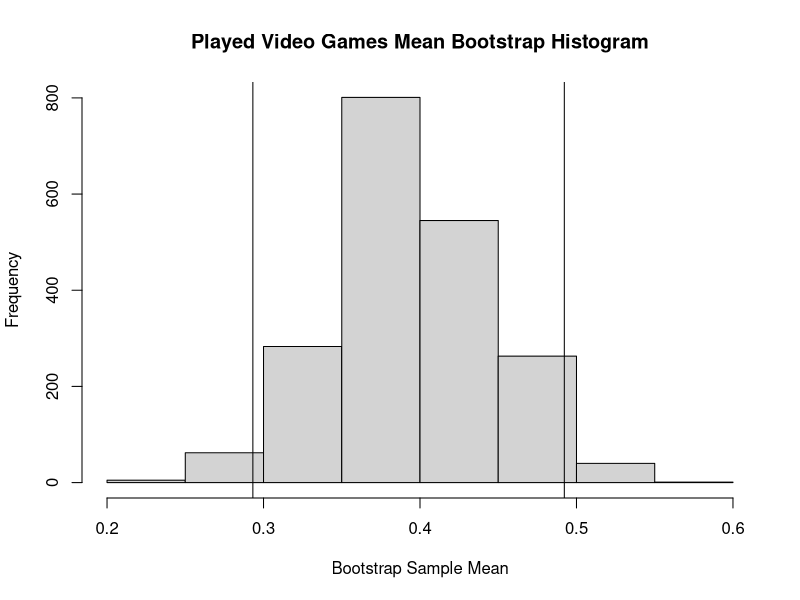
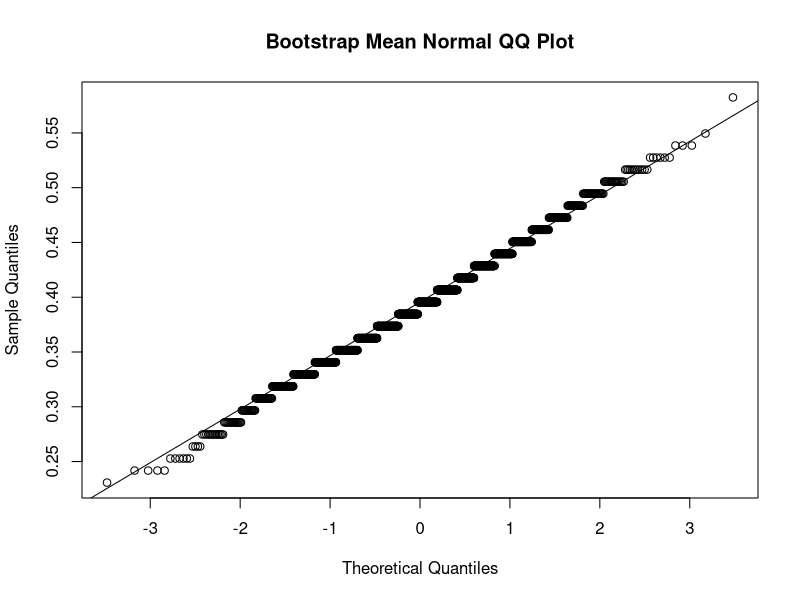
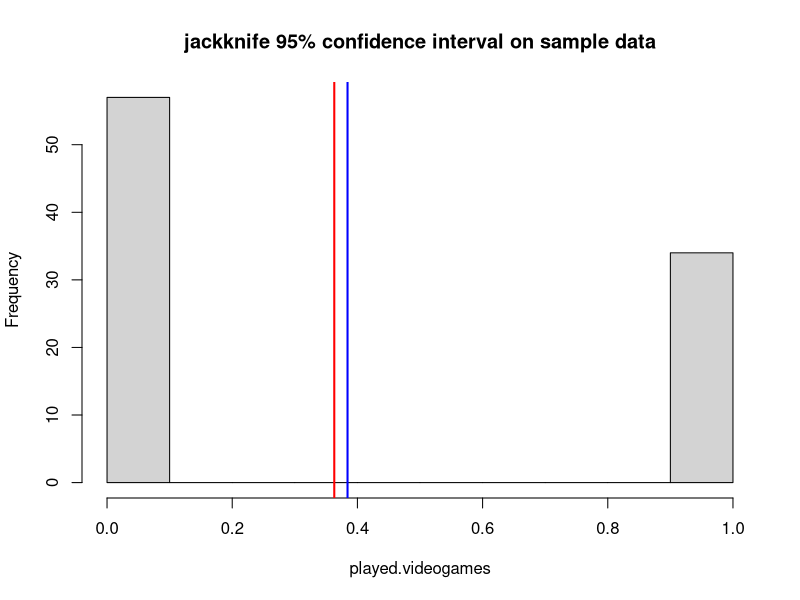
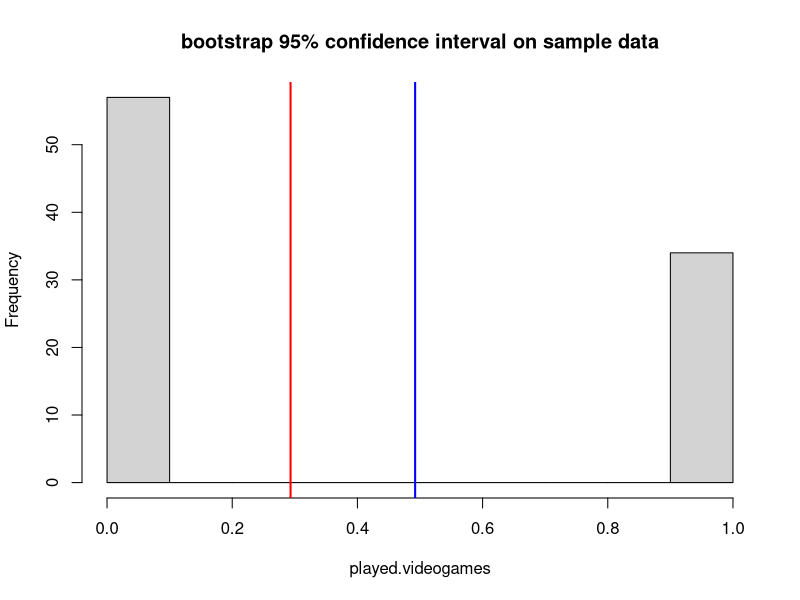
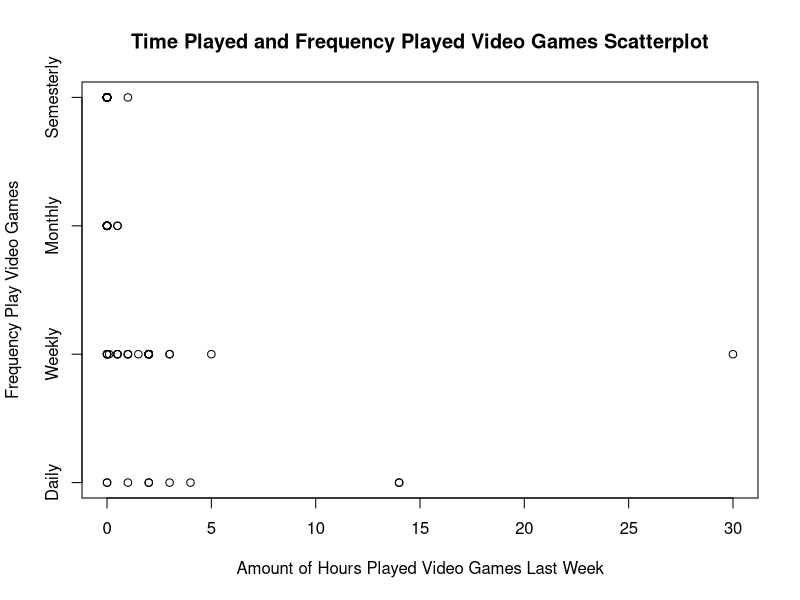
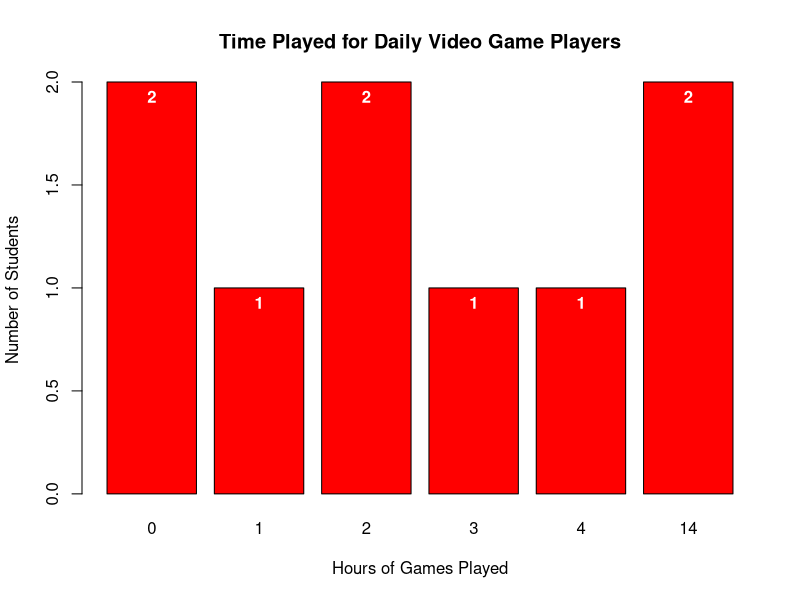
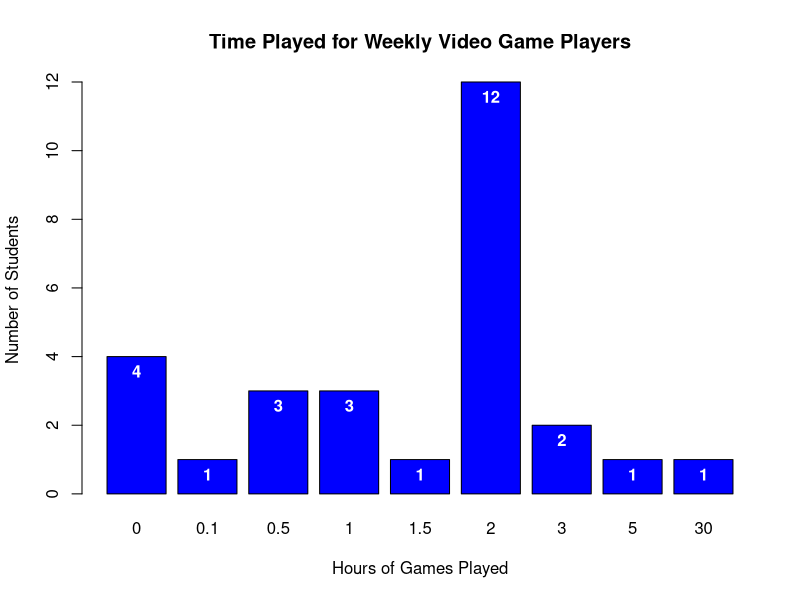
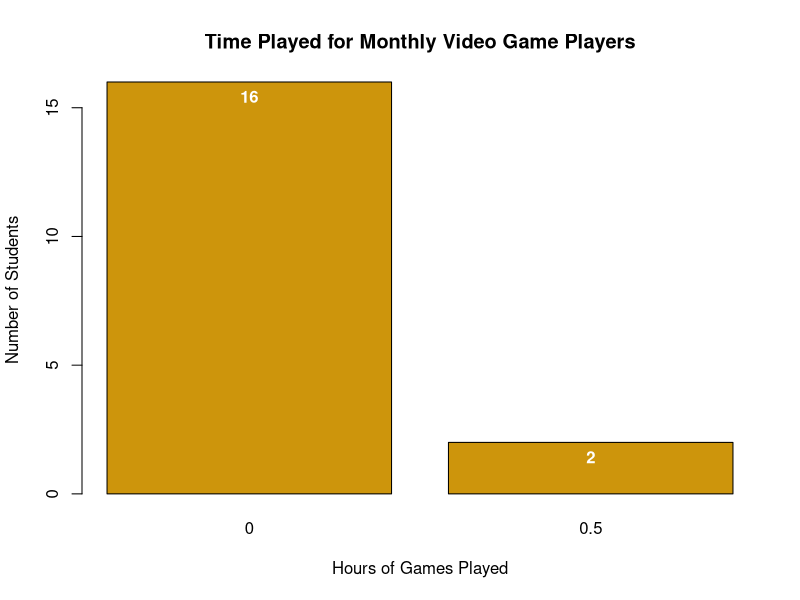

Recreate these plots in R, in order. (Note: this script raises an error after producing the figures.)
## ---- chunk 1
# Read in the csv file 
video_df <- read.csv('data/video_fixed.csv')
# removes the last row (all NA values)
video_df <- video_df[-nrow(video_df),]
video_df
## ---- chunk 2
# Clean video multiple df
#read in csv file
video_multiple_df <- read.csv('data/video_multiple_fixed.csv')
#sets first row as col names
colnames(video_multiple_df) <- video_multiple_df[1,]
#removes the first row
video_multiple_df <- video_multiple_df[-1, ] 
video_multiple_df
## ---- chunk 3
# Clean video_df
video_df$like[video_df$like==99] <- NA
video_df$where[video_df$where==99] <- NA
video_df$freq[video_df$freq==99] <- NA
video_df$busy[video_df$busy==99] <- NA
video_df$educ[video_df$educ==99] <- NA
video_df$math[video_df$math==99] <- NA
video_df$work[video_df$work==99] <- NA
video_df$cdrom[video_df$cdrom==99] <- NA
## ---- chunk 4
#SCENARIO 1
played.videogames <- video_df$time
played.videogames[played.videogames > 0] <- 1
played.mean <-mean(played.videogames)
#showing mean of binary variable is equivalent to (#ofstudentsthatplayed)/(#ofstudents) 
played <- as.double(table(played.videogames[played.videogames==1]))
played/91==played.mean
#Confidence interval for discrete var "played.videogames" with finite population correction
width <- 1.96 * sqrt(played.mean*(1-played.mean)*(314-91)/((91-1)*314))
int.played <- c(played.mean - width, played.mean + width)
int.played
#BOOTSTRAPPING
n <- 91
N = 314
ind.boot <- sample.int(n, size=N, replace=TRUE)
boot.played.videogames <- played.videogames[ind.boot]
B <- 2000
boot.played.videogames.mean <- rep(NA, B)
for(i in 1:B) {
        ind <- sample.int(N, size=n, replace=TRUE)
        boot <- boot.played.videogames[ind]
        boot.played.videogames.mean[i] <- mean(boot)
}


# Fraction of kids that played video games the week before the test
sample.mean <- mean(played.videogames)
sample.mean
# Estimate of fraction of kids that played vgs before the test using bootstrap
bootstrap.mean <- mean(boot.played.videogames.mean)
bootstrap.mean
# Confidence Interval (Bootstrap Sample Means)
boot.played.videogames.sd <- sd(boot.played.videogames.mean)
boot.played.videogames.sd

boot.played.videogames.ci <- c(bootstrap.mean - 1.96*boot.played.videogames.sd, bootstrap.mean + 1.96*boot.played.videogames.sd)
# Confidence Interval = 95% (Where z = 1.96)
boot.played.videogames.ci

# 0.025-quantile and 0.975 quantile of the bootstrap sample means (Interval Estimate)
boot.played.videogames.qqi <- c(quantile(boot.played.videogames.mean, 0.025), quantile(bootstrap.mean, 0.975))
boot.played.videogames.qqi

# Check Normality by  Kolmogorov-Smirnov test [Lab 3]
# ks.test((boot.mean - mean(boot.mean))/sd(boot.mean), pnorm)
ks.test(((boot.played.videogames.mean - bootstrap.mean)/boot.played.videogames.sd), pnorm)

# Create directory to save graphs 
dir.create(file.path("graphs"), showWarnings = FALSE)


# Histrogram Plot Generation
hist(boot.played.videogames.mean, main="Played Video Games Mean Bootstrap Histogram", xlab="Bootstrap Sample Mean")
# add lines for bootsrap CI
abline(v=boot.played.videogames.ci[1])
abline(v=boot.played.videogames.ci[2])
dev.copy(png,'graphs/scen1histogram.png')
dev.off()
# QQ Plot Generations
qqnorm(boot.played.videogames.mean, main="Bootstrap Mean Normal QQ Plot")
qqline(boot.played.videogames.mean)
dev.copy(png,'graphs/scen1qqline.png')
dev.off()
#jackknife
jack.means = rep(NA, n)
for (i in seq(1,n,1)) {
  jack.means[i] = mean(played.videogames[-i])
}
jack.mu = mean(jack.means)
jack.sd = sd(jack.means)
jack.int = c(jack.mu - 1.96*jack.sd, jack.mu + 1.96*jack.sd)
#histogram of jackknife CI on sample data
hist(played.videogames, main='jackknife 95% confidence interval on sample data')
abline(v=c(jack.int[1],jack.int[2]),lwd=2,col=c('red','blue'))
#histogram of bootstrap CI on sample data
hist(played.videogames, main='bootstrap 95% confidence interval on sample data')
abline(v=c(boot.played.videogames.ci[1],boot.played.videogames.ci[2]),lwd=2,col=c('red','blue'))
## ---- chunk 5
#SCENARIO 2

#Scatterplot of hours played (time) against freq
plot(video_df$time, video_df$freq, main="Time Played and Frequency Played Video Games Scatterplot", 
        xlab="Amount of Hours Played Video Games Last Week", ylab="Frequency Play Video Games", yaxt="n")
axis(2, at=1:4, labels=list("Daily", "Weekly", "Monthly", "Semesterly"))
dev.copy(png,'graphs/scen2scatter.png')
dev.off()

#Pearson Correlation between hours played (time) and freq
cor(video_df$time, video_df$freq, use = "complete.obs")
##abs too low to mean anything - result of bias to the data as asked about playing video games the week before a midterm


#Barplots to show sample distrubitions of hours played last week grouped by frequency played games
#Daily Players
dt <- with(video_df, table(freq[video_df$freq==1], time[video_df$freq==1]))
dp <- barplot(dt, col="red", main="Time Played for Daily Video Game Players", xlab="Hours of Games Played", ylab="Number of Students")
text(dp, dt, labels=dt, pos=1, col="white", font=2)
dev.copy(png,'graphs/scen2dailybox.png')
dev.off()

#Weekly Players
wt <- with(video_df, table(freq[video_df$freq==2], time[video_df$freq==2]))
wp <- barplot(wt, col="blue", main="Time Played for Weekly Video Game Players", xlab="Hours of Games Played", ylab="Number of Students")
text(wp, wt, labels=wt, pos=1, col="white", font=2)
dev.copy(png,'graphs/scen2weeklybox.png')
dev.off()

#Monthly Players
mt <- with(video_df, table(freq[video_df$freq==3], time[video_df$freq==3]))
mt
mp <- barplot(mt, col="darkgoldenrod3", main="Time Played for Monthly Video Game Players", xlab="Hours of Games Played", ylab="Number of Students")
text(mp, mt, labels=mt, pos=1, col="white", font=2)
dev.copy(png,'graphs/scen2monthlybox.png')
dev.off()

#Semesterly Players
st <- with(video_df, table(freq[video_df$freq==4], time[video_df$freq==4]))
sp <- barplot(st, col="green4", main="Time Played for Semesterly Video Game Players", xlab="Hours of Games Played", ylab="Number of Students")
text(sp, st, labels=st, pos=1, col="white", font=2)
dev.copy(png,'graphs/scen2sembox.png')
dev.off()

#Bar plot showing mean hours of games played grouped by frequency
time.means.by.freq <- matrix(c(
        mean(video_df$time[video_df$freq==1], na.rm=TRUE),
        mean(video_df$time[video_df$freq==2], na.rm=TRUE),
        mean(video_df$time[video_df$freq==3], na.rm=TRUE),
        mean(video_df$time[video_df$freq==4], na.rm=TRUE)),
        ncol=4,byrow=TRUE)
colnames(time.means.by.freq) <- c("Daily", "Weekly", "Monthly", "Semesterly")
rownames(time.means.by.freq) <- c("Mean Time Played")
time.means.by.freq <- as.table(time.means.by.freq)
time.means.by.freq 

colorBlind.4 <- c(red='#FF1300', blue='#002DFF', darkgoldenrod3='#CD950C', green4='#008B01')

meanplot <- barplot(time.means.by.freq, beside=TRUE, col=colorBlind.4, main="Mean Hours Played by Frequency", xlab="Frequency Play Video Games", ylab="Mean Hours Played")
dev.copy(png,'graphs/scen2meanbox.png')
dev.off()

## ---- chunk 6
#SCENARIO 3
#point estimate for mean of time 
mean.time <- mean(video_df$time)
mean.time
#constructing confidence interval for mean of time, continuous variable 
width <- 1.96 *sd(video_df$time)* sqrt((314-91)/((91)*314))
int.time <- c(mean.time - width, mean.time + width)
int.time
#Distribution of time
hist(video_df$time,breaks = 20, probability = TRUE, density = 40, col = 7, border = 3)
lines(density(video_df$time, adjust = 2),lwd=2, col = 2)
qqnorm(video_df$time)
qqline(video_df$time,lwd=2, col=2)
#constructing bootstrap estimate
#creating bootstrap population
ind.boot <- sample.int(91, size=314, replace=TRUE)
time.boot <- video_df$time[ind.boot]
#generating bootstrap sample means
B <- 2000
boot.sample.mean <- rep(NA, B)
for(i in 1:B){
  ind <- sample.int(314, size=91, replace=FALSE)
  boot <- time.boot[ind]
  boot.sample.mean[i] <- mean(boot)
}
#Distribution of bootstrap sample means 
hist(boot.sample.mean,breaks = 20, probability = TRUE, density = 40, col = 7, border = 3)
lines(density(boot.sample.mean, adjust = 2),lwd=2, col = 2)
qqnorm(boot.sample.mean)
qqline(boot.sample.mean,lwd=2, col=2)
#point estimate for mean from bootstrap 
time.mean.boot <- mean(boot.sample.mean)
time.mean.boot
#constructing confidence interval using bootstrap means
time.int.boot <- c(time.mean.boot - 1.96*sd(boot.sample.mean), time.mean.boot + 1.96*sd(boot.sample.mean))
time.int.boot

## ---- chunk 7
#SCENARIO 4
#creates variable "likesGame" which equals 1 if "like" != 1 or 5, 0 else (NA's remain) 
video_df['likesGame'] <- rep(NA, dim(video_df)[1])
for(i in 1:dim(video_df)[1]){
  like <- video_df[i, 'like']
  if(like==0 & !is.na(like) || like==5 & !is.na(like)){
    video_df[i, 'likesGame'] = 0
  }else if(is.na(like)){
    video_df[i, 'likesGame'] = NA
  }else{
    video_df[i, 'likesGame'] = 1
  }
}
#Finds mean of likesGames, indicating portion of students that at least somewhat like videogames
mean.likesGame <- mean(video_df$likesGame, na.rm = TRUE)
mean.likesGame
#Confidence interval for discrete var "likesGames" with finite population correction
width <- 1.96 * sqrt(mean.likesGame*(1-mean.likesGame)*(314-91)/((91-1)*314))
int.likesGame <- c(mean.likesGame - width, mean.likesGame + width)
int.likesGame
#instances of "relax" reason for playing video games
relax <- as.double(table(video_multiple_df$relax[video_multiple_df$relax==1]))
#instances of "grahics" reason for playing video games
graphics <- as.double(table(video_multiple_df$graphic[video_multiple_df$graphic==1]))
#instances of "master" reason for playing video games
master <- as.double(table(video_multiple_df$master[video_multiple_df$master==1]))
#instances of "bored" reason for playing video games
bored <- as.double(table(video_multiple_df$bored[video_multiple_df$bored==1]))
#instances of "challenge" reason for playing video games
challenge <- as.double(table(video_multiple_df$challenge[video_multiple_df$challenge==1]))
#instances of "coordination" reason for playing video games
coord <- as.double(table(video_multiple_df$coord[video_multiple_df$coord==1]))
#creates vector of each reason instance
reasons <- c(relax,graphics,master,bored,challenge,coord)
#attaches reason name to each instance sum
names(reasons) <- c("relax","graphics","master","bored","challenge","coord")
#sorted display of the reasons and summed instances
sort(reasons, decreasing = TRUE)

#Calculate mean of each discrete (binary) variable of interest
mean.relax <- mean(as.numeric(video_multiple_df$relax), na.rm = TRUE)
mean.graphic <- mean(as.numeric(video_multiple_df$graphic), na.rm = TRUE)
mean.master <- mean(as.numeric(video_multiple_df$master), na.rm = TRUE)
mean.bored <- mean(as.numeric(video_multiple_df$bored), na.rm = TRUE)
mean.challenge <- mean(as.numeric(video_multiple_df$challenge), na.rm = TRUE)
mean.coord <- mean(as.numeric(video_multiple_df$coord), na.rm = TRUE)
#Confidence intervals for above discrete vars  with finite population correction, adjusted for NAs:91->87
widthRelax <- 1.96 * sqrt(mean.relax*(1-mean.relax)*(314-87)/((87-1)*314))
int.relax <- c(mean.relax - widthRelax, mean.relax + widthRelax)
mean.relax
int.relax
widthGraphic <- 1.96 * sqrt(mean.graphic*(1-mean.graphic)*(314-87)/((87-1)*314))
int.graphic <- c(mean.graphic - widthGraphic, mean.graphic + widthGraphic)
mean.graphic
int.graphic
widthMaster <- 1.96 * sqrt(mean.master*(1-mean.master)*(314-87)/((87-1)*314))
int.master <- c(mean.master - widthMaster, mean.master + widthMaster)
mean.master
int.master
widthBored <- 1.96 * sqrt(mean.bored*(1-mean.bored)*(314-87)/((87-1)*314))
int.bored <- c(mean.bored - widthBored, mean.bored + widthBored)
mean.bored
int.bored
widthChallenge <- 1.96 * sqrt(mean.challenge*(1-mean.challenge)*(314-87)/((87-1)*314))
int.challenge <- c(mean.challenge - widthChallenge, mean.challenge + widthChallenge)
mean.challenge
int.challenge
widthCoord <- 1.96 * sqrt(mean.coord*(1-mean.coord)*(314-87)/((87-1)*314))
int.coord <- c(mean.coord - widthCoord, mean.coord + widthCoord)
mean.coord
int.coord

#Below we see find the most prominent reasons why students don't like vdgm.'s
#instances of "time" reason for not playing video games
time <- as.double(table(video_multiple_df$time[video_multiple_df$time==1]))
#instances of "frust" reason for playing video games
frust <- as.double(table(video_multiple_df$frust[video_multiple_df$frust==1]))
#instances of "lonely" reason for playing video games
lonely <- as.double(table(video_multiple_df$lonely[video_multiple_df$lonely==1]))
#instances of "rules" reason for playing video games
rules <- as.double(table(video_multiple_df$rules[video_multiple_df$rules==1]))
#instances of "cost" reason for playing video games
cost <- as.double(table(video_multiple_df$cost[video_multiple_df$cost==1]))
#instances of "boring" reason for playing video games
boring <- as.double(table(video_multiple_df$boring[video_multiple_df$boring==1]))
#instances of "friends don't play" reason for playing video games
friends <- as.double(table(video_multiple_df$friends[video_multiple_df$friends==1]))
#instances of "pointless" reason for playing video games
pointless <- as.double(table(video_multiple_df$point[video_multiple_df$point==1]))
#creates vector of each dislike reason instance
dislikeReasons <- c(time,frust,lonely,rules,cost,boring, friends,pointless)
#attaches reason name to each instance sum
names(dislikeReasons) <- c("time","frust","lonely","rules","cost","boring","friends","pointless")
#sorted display of the reasons and summed instances
sort(dislikeReasons, decreasing = TRUE)
#Calculate mean of each discrete (binary) variable of interest
mean.time <- mean(as.numeric(video_multiple_df$time), na.rm = TRUE)
mean.frust <- mean(as.numeric(video_multiple_df$frust), na.rm = TRUE)
mean.lonely <- mean(as.numeric(video_multiple_df$lonely), na.rm = TRUE)
mean.rules <- mean(as.numeric(video_multiple_df$rules), na.rm = TRUE)
mean.cost <- mean(as.numeric(video_multiple_df$cost), na.rm = TRUE)
mean.boring <- mean(as.numeric(video_multiple_df$boring), na.rm = TRUE)
mean.friends <- mean(as.numeric(video_multiple_df$friends), na.rm = TRUE)
mean.point <- mean(as.numeric(video_multiple_df$point), na.rm = TRUE)
#Confidence intervals for above discrete vars  with finite population correction
widthTime <- 1.96 * sqrt(mean.time*(1-mean.time)*(314-91)/((91-1)*314))
int.time <- c(mean.time - widthTime, mean.time + widthTime)
mean.time
int.time
widthFrust <- 1.96 * sqrt(mean.frust*(1-mean.frust)*(314-91)/((91-1)*314))
int.frust <- c(mean.frust - widthFrust, mean.frust + widthFrust)
mean.frust
int.frust
widthLonely <- 1.96 * sqrt(mean.lonely*(1-mean.lonely)*(314-91)/((91-1)*314))
int.lonely <- c(mean.lonely - widthLonely, mean.lonely + widthLonely)
mean.lonely
int.lonely
widthRules <- 1.96 * sqrt(mean.rules*(1-mean.rules)*(314-91)/((91-1)*314))
int.rules <- c(mean.rules - widthRules, mean.rules + widthRules)
mean.rules
int.rules
widthCost <- 1.96 * sqrt(mean.cost*(1-mean.cost)*(314-91)/((91-1)*314))
int.cost <- c(mean.cost - widthCost, mean.cost + widthCost)
mean.cost
int.cost
widthBoring <- 1.96 * sqrt(mean.boring*(1-mean.boring)*(314-91)/((91-1)*314))
int.boring <- c(mean.boring - widthBoring, mean.boring + widthBoring)
mean.boring
int.boring
widthFriends <- 1.96 * sqrt(mean.friends*(1-mean.friends)*(314-91)/((91-1)*314))
int.friends <- c(mean.friends - widthFriends, mean.friends + widthFriends)
mean.friends
int.friends
widthPoint <- 1.96 * sqrt(mean.point*(1-mean.point)*(314-91)/((91-1)*314))
int.point <- c(mean.point - widthPoint, mean.point + widthPoint)
mean.point
int.point

#adds likesGame varible from video_df to video_multiple_df
video_multiple_df['likesVideoGames'] <- video_df$likesGame
#below require "rpart" and "rpart.plot" packages
#reg tree for reasons (with mean > 0.10) why students like games
likesVideoGames.tree <- rpart(likesVideoGames~relax+graphic+master+bored+challenge, data=video_multiple_df,method = "anova",control = rpart.control(minsplit = 3,cp=0.001))
rpart.plot(likesVideoGames.tree)
#reg tree for reasons (with mean > 0.10) why students don't like games
doesNotlikeVideoGames.tree <- rpart(likesVideoGames~time+cost+point+boring+rules+frust, data=video_multiple_df,method = "anova",control = rpart.control(minsplit = 10,cp=0.001))
rpart.plot(doesNotlikeVideoGames.tree)


#Below is contsruction of regression tree (moved to scenario 5)
#create variable "works" where value of 1 indicates student worked during that week, 0 otherwise
#video_df$works <- ifelse(video_df$work>0,1,0)
#Creating regression tree for "likesGame" (requires "rpart" and "rpart.plot" packages)
#video_df.tree <- rpart(likesGame~grade+sex+educ+math+works, data=video_df,method = "anova",control = rpart.control(minsplit = 10,cp=0.01))
#rpart.plot(video_df.tree)

## ---- chunk 8
#SCENARIO 6
#split into not played (5 and 1)
not_liked = video_df[video_df$like == 1 | video_df$like == 5,]
#split into played (2, 3, 4)
liked = video_df[video_df$like==2|video_df$like==2|video_df$like==3,]
barplot(table(not_liked$grade),names.arg=c('C','B','A'),col = c('red','blue','green') ,main= 'Distribution of Grades - Not Liked', border=TRUE,
        xlab='Grade Expected', ylab='count')
barplot(table(liked$grade),names.arg=c('C','B','A'),col = c('red','blue','green') ,main= 'Distribution of Grades - Liked', border=TRUE,
        xlab='Grade Expected', ylab='count')

## ---- chunk 9
#INDEP SCENARIO
educ1 = video_df[video_df$educ==1,]
educ0 = video_df[video_df$educ==0,]
   
barplot(table(educ0$grade),names.arg=c('C','B','A'),col = c('red','blue','green') ,main= 'Distribution of Grades - Not Educational', border=TRUE,
        xlab='Grade Expected', ylab='count')
barplot(table(educ1$grade),names.arg=c('C','B','A'),col = c('red','blue','green') ,main= 'Distribution of Grades - Educational', border=TRUE,
        xlab='Grade Expected', ylab='count')
